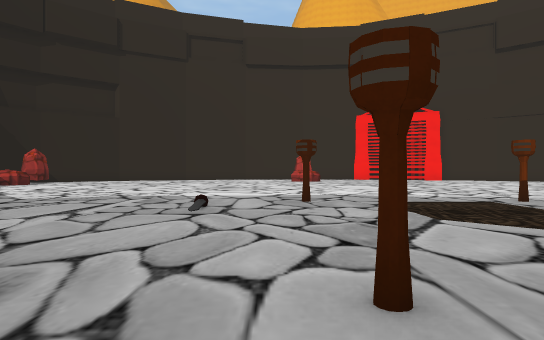
View 1 (above)

24 first-person views from a walk through a 3-D level made in the Unity game engine. The camera is 1.3 m above the floor, looks level and sees 75° across. The floor is counted in squares, 2 m on a side. Each view is taken from the middle of a square. On the plan, view 1 faces up. The plan holds only what a view shows up to about 10 squares ahead; the rest is blank. The place goes on beyond the plan. The player character is not drawn.

View 2
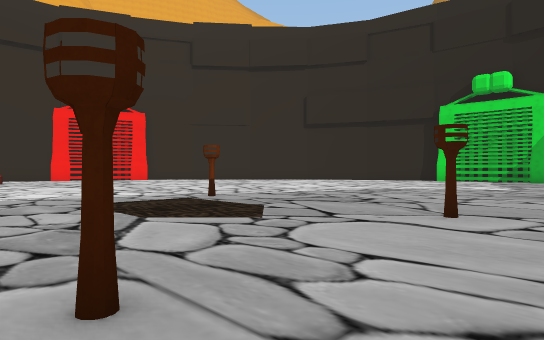

View 3
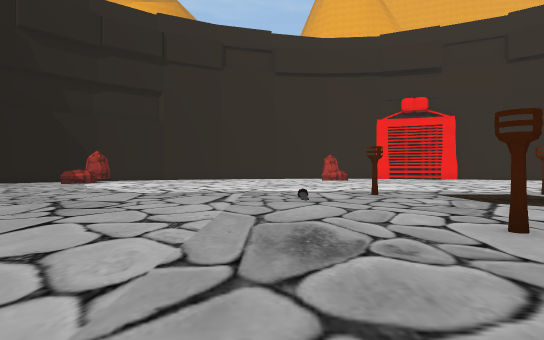

View 4
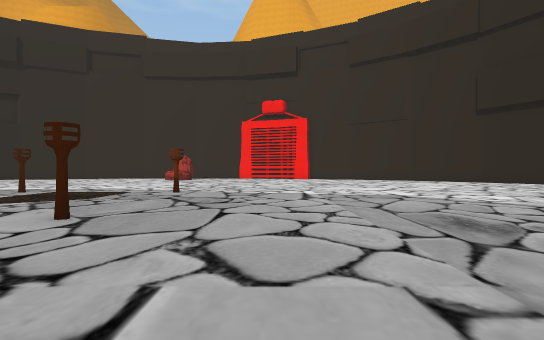

View 5
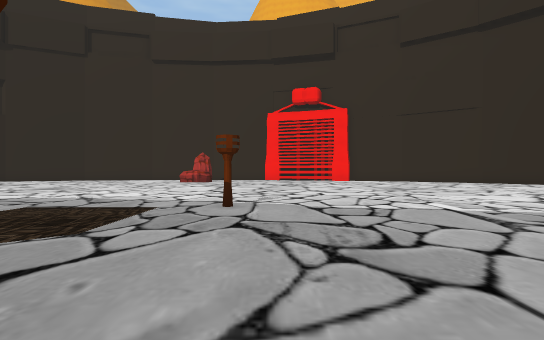

View 6
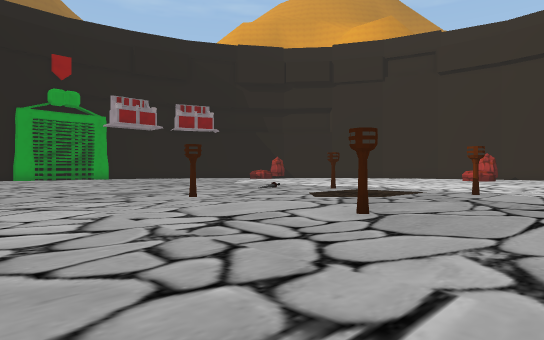

View 7
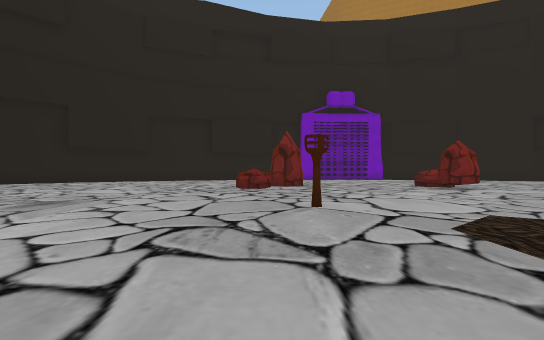

View 8
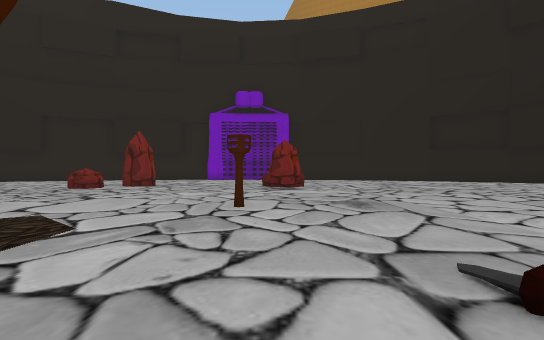

View 9
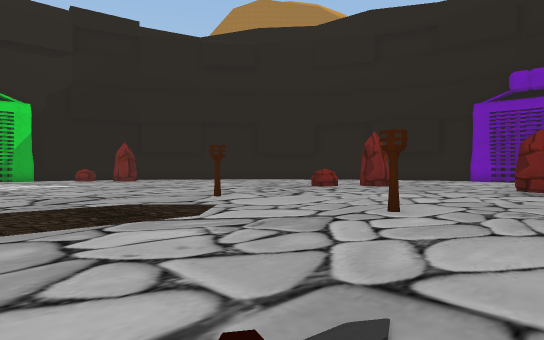

View 10
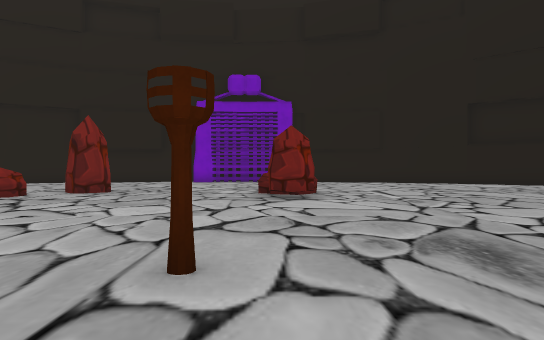

View 11
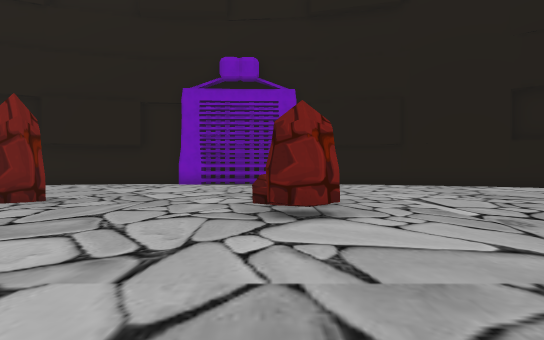

View 12
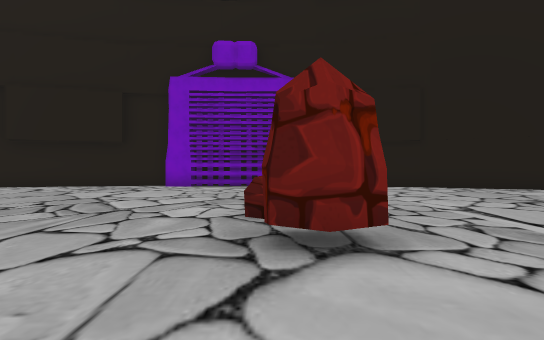

View 13
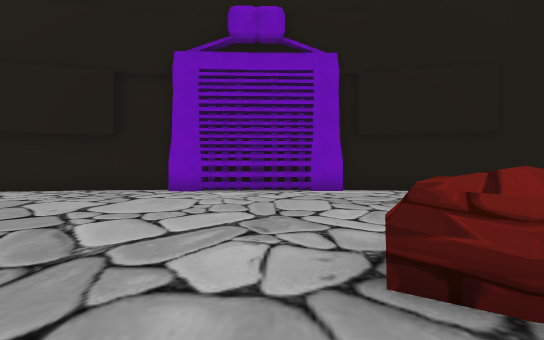

View 14
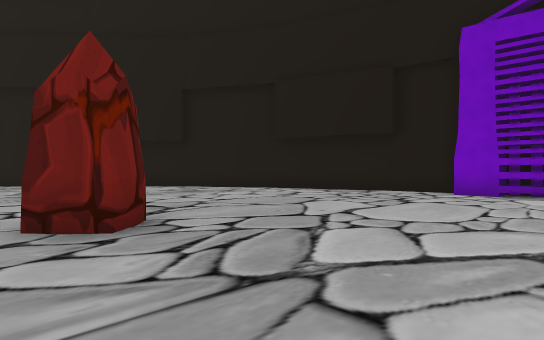

View 15
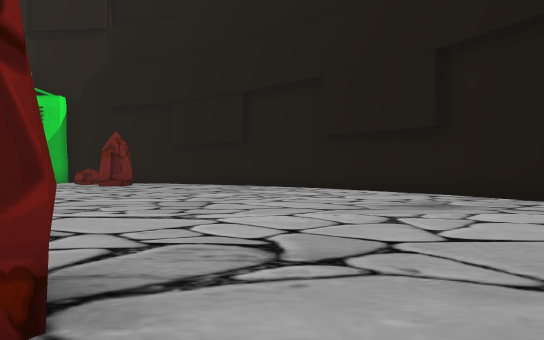

View 16
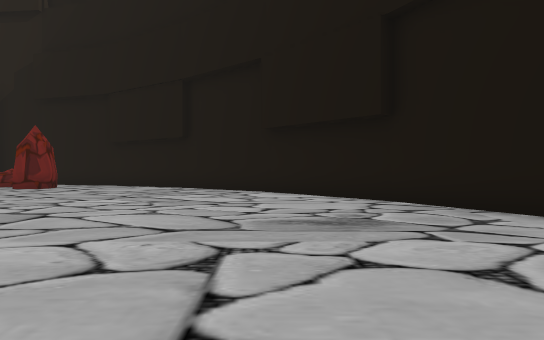

View 17
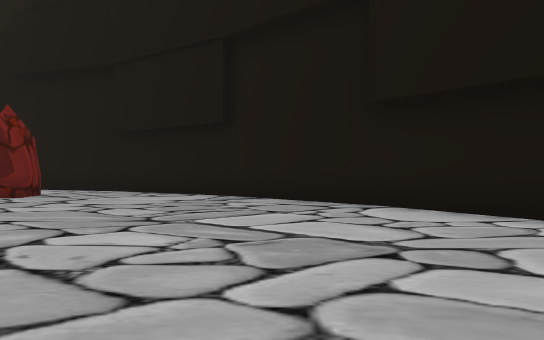

View 18
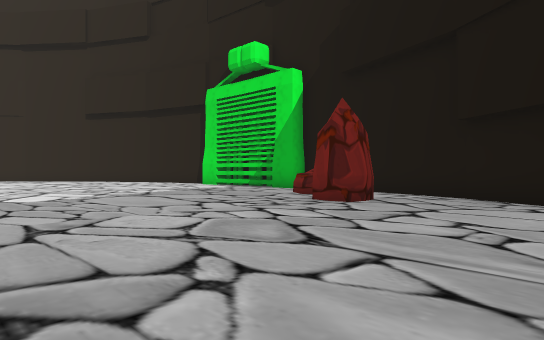

View 19
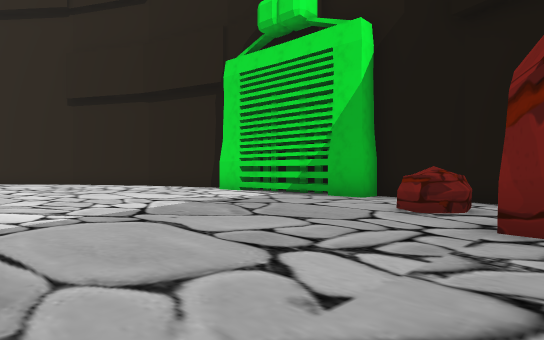

View 20
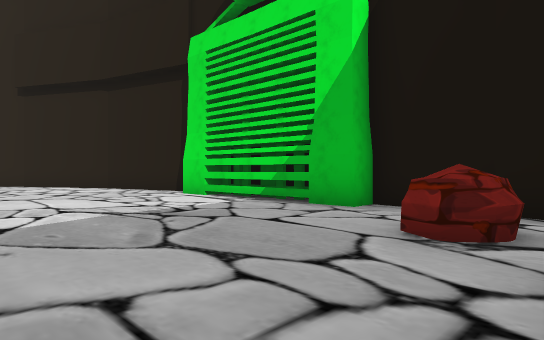

View 21
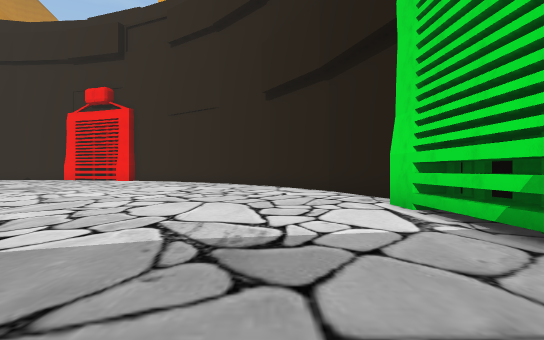

View 22
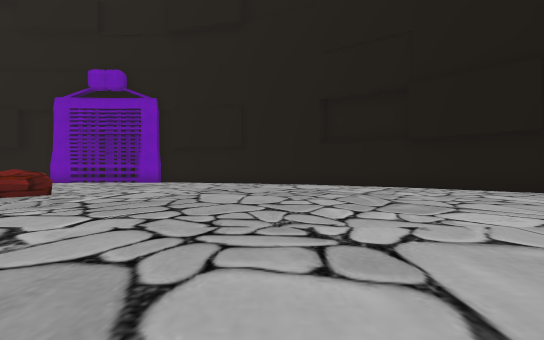

View 23
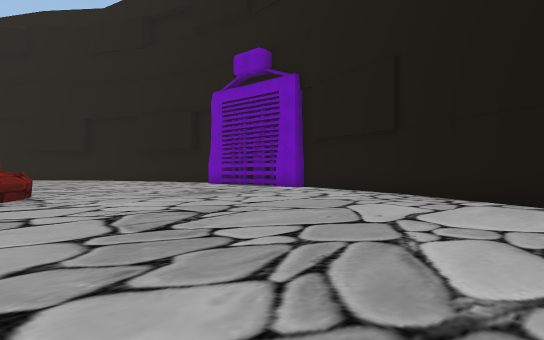

View 24
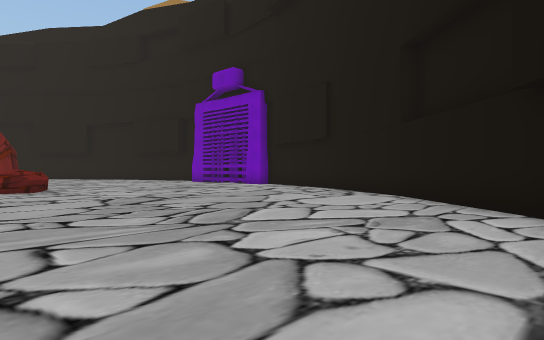

### Floor plan
Points are (right, up) in squares from view 1. A wall is a line through its corners. A room is listed if a view was taken in it or the views show most of it. See-through windows are left out.
Room 1 (views 1, 2, 3, 4, 5, 6, 7, 8, 9, 10, 11, 12, 13, 14, 15, 16, 17, 18, 19, 20, 21, 22, 23, 24)
walls: (2.2, -14.9) (4.2, -14.9); (2.4, -15.4) (3.2, -15.4); (10.8, -13.8) (13.4, -12.5); (-9.1, -12.5) (-5.5, -14.4); (13.3, -12.5) (16.5, -9.9); (-12.1, -10) (-9, -12.5); (16.4, -10) (18.9, -6.9) (20.8, -3.4); (20.8, -3.5) (21.9, 0.3) (22.1, 2.4); (21.4, 2.4) (21.3, 7.8); (22, 4.9) (21.9, 5.4); (22.2, 5.6) (22.1, 6.1); (22, 6.8) (21.2, 6.8); (21.7, 8.9) (21.1, 11)
objects: rock (-1, -7) to (0, -6); rock (-1, -5) to (0, -4); other object (1, 2); other object (1, 7); rock (5, -7) to (6, -6); other object (5, 2); other object (5, 7); rock (6, -5) to (7, -4); rock (19, -2) to (19, -1); rock (20, 0)

Where each view was taken, in squares from view 1:
view 1: 0 up, 0 right, facing up
view 2: 0 up, 0 right, facing up-right
view 3: 2 down, 2 left, facing up
view 4: 3 down, 8 right, facing up
view 5: 1 up, 6 right, facing up
view 6: 3 down, 8 right, facing up-left
view 7: 8 up, 6 right, facing down
view 8: 8 up, 0 right, facing down
view 9: 7 up, 2 left, facing down-right
view 10: 4 up, 0 right, facing down
view 11: 1 up, 0 right, facing down
view 12: 1 down, 0 right, facing down
view 13: 4 down, 1 right, facing down
view 14: 5 down, 1 right, facing down-right
view 15: 8 down, 4 right, facing right
view 16: 10 down, 6 right, facing right
view 17: 8 down, 10 right, facing right
view 18: 6 down, 12 right, facing up-right
view 19: 2 down, 14 right, facing up-right
view 20: 1 down, 16 right, facing up-right
view 21: 1 up, 19 right, facing up
view 22: 3 up, 7 left, facing down
view 23: 5 down, 10 left, facing down-right
view 24: 4 down, 13 left, facing down-right
